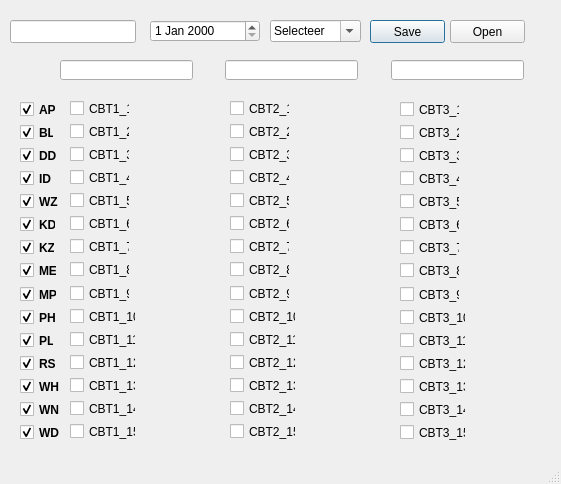
<?xml version="1.0" encoding="UTF-8"?>
<ui version="4.0">
 <author>Michel Zaal</author>
 <class>Dialog</class>
 <widget class="QDialog" name="Dialog">
  <property name="geometry">
   <rect>
    <x>0</x>
    <y>0</y>
    <width>561</width>
    <height>484</height>
   </rect>
  </property>
  <property name="focusPolicy">
   <enum>Qt::ClickFocus</enum>
  </property>
  <property name="contextMenuPolicy">
   <enum>Qt::NoContextMenu</enum>
  </property>
  <property name="windowTitle">
   <string>CheckIt</string>
  </property>
  <property name="windowIcon">
   <iconset>
    <normaloff>../../../Afbeeldingen/Icons/iconfinder_document_text_accept_103510.ico</normaloff>../../../Afbeeldingen/Icons/iconfinder_document_text_accept_103510.ico</iconset>
  </property>
  <property name="sizeGripEnabled">
   <bool>true</bool>
  </property>
  <widget class="QLineEdit" name="Checklist_Name">
   <property name="geometry">
    <rect>
     <x>10</x>
     <y>20</y>
     <width>126</width>
     <height>23</height>
    </rect>
   </property>
   <property name="mouseTracking">
    <bool>false</bool>
   </property>
  </widget>
  <widget class="QLineEdit" name="Type_1">
   <property name="geometry">
    <rect>
     <x>60</x>
     <y>60</y>
     <width>133</width>
     <height>20</height>
    </rect>
   </property>
   <property name="mouseTracking">
    <bool>false</bool>
   </property>
  </widget>
  <widget class="QLineEdit" name="Type_2">
   <property name="geometry">
    <rect>
     <x>225</x>
     <y>60</y>
     <width>133</width>
     <height>20</height>
    </rect>
   </property>
   <property name="mouseTracking">
    <bool>false</bool>
   </property>
  </widget>
  <widget class="QLineEdit" name="Type_3">
   <property name="geometry">
    <rect>
     <x>391</x>
     <y>60</y>
     <width>133</width>
     <height>20</height>
    </rect>
   </property>
   <property name="mouseTracking">
    <bool>false</bool>
   </property>
  </widget>
  <widget class="QCheckBox" name="AP">
   <property name="geometry">
    <rect>
     <x>20</x>
     <y>101</y>
     <width>36</width>
     <height>17</height>
    </rect>
   </property>
   <property name="font">
    <font>
     <weight>75</weight>
     <bold>true</bold>
    </font>
   </property>
   <property name="mouseTracking">
    <bool>false</bool>
   </property>
   <property name="text">
    <string>AP</string>
   </property>
   <property name="checked">
    <bool>true</bool>
   </property>
  </widget>
  <widget class="QCheckBox" name="CBT1_1">
   <property name="geometry">
    <rect>
     <x>70</x>
     <y>100</y>
     <width>60</width>
     <height>17</height>
    </rect>
   </property>
   <property name="font">
    <font>
     <underline>false</underline>
    </font>
   </property>
   <property name="mouseTracking">
    <bool>false</bool>
   </property>
   <property name="text">
    <string>CBT1_1</string>
   </property>
  </widget>
  <widget class="QCheckBox" name="checkBox_3">
   <property name="geometry">
    <rect>
     <x>400</x>
     <y>101</y>
     <width>60</width>
     <height>17</height>
    </rect>
   </property>
   <property name="mouseTracking">
    <bool>false</bool>
   </property>
   <property name="text">
    <string>CBT3_1</string>
   </property>
  </widget>
  <widget class="QCheckBox" name="checkBox_4">
   <property name="geometry">
    <rect>
     <x>230</x>
     <y>123</y>
     <width>60</width>
     <height>17</height>
    </rect>
   </property>
   <property name="mouseTracking">
    <bool>false</bool>
   </property>
   <property name="text">
    <string>CBT2_2</string>
   </property>
  </widget>
  <widget class="QCheckBox" name="BL">
   <property name="geometry">
    <rect>
     <x>20</x>
     <y>124</y>
     <width>34</width>
     <height>17</height>
    </rect>
   </property>
   <property name="font">
    <font>
     <weight>75</weight>
     <bold>true</bold>
    </font>
   </property>
   <property name="mouseTracking">
    <bool>false</bool>
   </property>
   <property name="text">
    <string>BL</string>
   </property>
   <property name="checked">
    <bool>true</bool>
   </property>
  </widget>
  <widget class="QCheckBox" name="checkBox_6">
   <property name="geometry">
    <rect>
     <x>400</x>
     <y>124</y>
     <width>60</width>
     <height>17</height>
    </rect>
   </property>
   <property name="mouseTracking">
    <bool>false</bool>
   </property>
   <property name="text">
    <string>CBT3_2</string>
   </property>
  </widget>
  <widget class="QCheckBox" name="checkBox_7">
   <property name="geometry">
    <rect>
     <x>230</x>
     <y>146</y>
     <width>60</width>
     <height>17</height>
    </rect>
   </property>
   <property name="mouseTracking">
    <bool>false</bool>
   </property>
   <property name="text">
    <string>CBT2_3</string>
   </property>
  </widget>
  <widget class="QCheckBox" name="checkBox_8">
   <property name="geometry">
    <rect>
     <x>20</x>
     <y>147</y>
     <width>37</width>
     <height>17</height>
    </rect>
   </property>
   <property name="font">
    <font>
     <weight>75</weight>
     <bold>true</bold>
    </font>
   </property>
   <property name="mouseTracking">
    <bool>false</bool>
   </property>
   <property name="text">
    <string>DD</string>
   </property>
   <property name="checked">
    <bool>true</bool>
   </property>
  </widget>
  <widget class="QCheckBox" name="checkBox_9">
   <property name="geometry">
    <rect>
     <x>400</x>
     <y>147</y>
     <width>60</width>
     <height>17</height>
    </rect>
   </property>
   <property name="mouseTracking">
    <bool>false</bool>
   </property>
   <property name="text">
    <string>CBT3_3</string>
   </property>
  </widget>
  <widget class="QCheckBox" name="CBT2_4">
   <property name="geometry">
    <rect>
     <x>230</x>
     <y>169</y>
     <width>60</width>
     <height>17</height>
    </rect>
   </property>
   <property name="mouseTracking">
    <bool>false</bool>
   </property>
   <property name="text">
    <string>CBT2_4</string>
   </property>
  </widget>
  <widget class="QCheckBox" name="ID">
   <property name="geometry">
    <rect>
     <x>20</x>
     <y>170</y>
     <width>34</width>
     <height>17</height>
    </rect>
   </property>
   <property name="font">
    <font>
     <weight>75</weight>
     <bold>true</bold>
    </font>
   </property>
   <property name="mouseTracking">
    <bool>false</bool>
   </property>
   <property name="text">
    <string>ID</string>
   </property>
   <property name="checked">
    <bool>true</bool>
   </property>
  </widget>
  <widget class="QCheckBox" name="CBT3_4">
   <property name="geometry">
    <rect>
     <x>400</x>
     <y>170</y>
     <width>60</width>
     <height>17</height>
    </rect>
   </property>
   <property name="mouseTracking">
    <bool>false</bool>
   </property>
   <property name="text">
    <string>CBT3_4</string>
   </property>
  </widget>
  <widget class="QCheckBox" name="checkBox_13">
   <property name="geometry">
    <rect>
     <x>230</x>
     <y>192</y>
     <width>60</width>
     <height>17</height>
    </rect>
   </property>
   <property name="mouseTracking">
    <bool>false</bool>
   </property>
   <property name="text">
    <string>CBT2_5</string>
   </property>
  </widget>
  <widget class="QCheckBox" name="WZ">
   <property name="geometry">
    <rect>
     <x>20</x>
     <y>193</y>
     <width>39</width>
     <height>17</height>
    </rect>
   </property>
   <property name="font">
    <font>
     <weight>75</weight>
     <bold>true</bold>
    </font>
   </property>
   <property name="mouseTracking">
    <bool>false</bool>
   </property>
   <property name="text">
    <string>WZ</string>
   </property>
   <property name="checked">
    <bool>true</bool>
   </property>
  </widget>
  <widget class="QCheckBox" name="checkBox_15">
   <property name="geometry">
    <rect>
     <x>400</x>
     <y>193</y>
     <width>60</width>
     <height>17</height>
    </rect>
   </property>
   <property name="mouseTracking">
    <bool>false</bool>
   </property>
   <property name="text">
    <string>CBT3_5</string>
   </property>
  </widget>
  <widget class="QCheckBox" name="checkBox_16">
   <property name="geometry">
    <rect>
     <x>230</x>
     <y>215</y>
     <width>60</width>
     <height>17</height>
    </rect>
   </property>
   <property name="mouseTracking">
    <bool>false</bool>
   </property>
   <property name="text">
    <string>CBT2_6</string>
   </property>
  </widget>
  <widget class="QCheckBox" name="KD">
   <property name="geometry">
    <rect>
     <x>20</x>
     <y>216</y>
     <width>36</width>
     <height>17</height>
    </rect>
   </property>
   <property name="font">
    <font>
     <weight>75</weight>
     <bold>true</bold>
    </font>
   </property>
   <property name="mouseTracking">
    <bool>false</bool>
   </property>
   <property name="text">
    <string>KD</string>
   </property>
   <property name="checked">
    <bool>true</bool>
   </property>
  </widget>
  <widget class="QCheckBox" name="checkBox_18">
   <property name="geometry">
    <rect>
     <x>400</x>
     <y>216</y>
     <width>60</width>
     <height>17</height>
    </rect>
   </property>
   <property name="mouseTracking">
    <bool>false</bool>
   </property>
   <property name="text">
    <string>CBT3_6</string>
   </property>
  </widget>
  <widget class="QCheckBox" name="checkBox_19">
   <property name="geometry">
    <rect>
     <x>230</x>
     <y>238</y>
     <width>60</width>
     <height>17</height>
    </rect>
   </property>
   <property name="mouseTracking">
    <bool>false</bool>
   </property>
   <property name="text">
    <string>CBT2_7</string>
   </property>
  </widget>
  <widget class="QCheckBox" name="KZ">
   <property name="geometry">
    <rect>
     <x>20</x>
     <y>239</y>
     <width>35</width>
     <height>17</height>
    </rect>
   </property>
   <property name="font">
    <font>
     <weight>75</weight>
     <bold>true</bold>
    </font>
   </property>
   <property name="mouseTracking">
    <bool>false</bool>
   </property>
   <property name="text">
    <string>KZ</string>
   </property>
   <property name="checked">
    <bool>true</bool>
   </property>
  </widget>
  <widget class="QCheckBox" name="checkBox_21">
   <property name="geometry">
    <rect>
     <x>400</x>
     <y>239</y>
     <width>60</width>
     <height>17</height>
    </rect>
   </property>
   <property name="mouseTracking">
    <bool>false</bool>
   </property>
   <property name="text">
    <string>CBT3_7</string>
   </property>
  </widget>
  <widget class="QCheckBox" name="checkBox_22">
   <property name="geometry">
    <rect>
     <x>230</x>
     <y>261</y>
     <width>60</width>
     <height>17</height>
    </rect>
   </property>
   <property name="mouseTracking">
    <bool>false</bool>
   </property>
   <property name="text">
    <string>CBT2_8</string>
   </property>
  </widget>
  <widget class="QCheckBox" name="ME">
   <property name="geometry">
    <rect>
     <x>20</x>
     <y>262</y>
     <width>37</width>
     <height>17</height>
    </rect>
   </property>
   <property name="font">
    <font>
     <weight>75</weight>
     <bold>true</bold>
    </font>
   </property>
   <property name="mouseTracking">
    <bool>false</bool>
   </property>
   <property name="text">
    <string>ME</string>
   </property>
   <property name="checked">
    <bool>true</bool>
   </property>
  </widget>
  <widget class="QCheckBox" name="checkBox_24">
   <property name="geometry">
    <rect>
     <x>400</x>
     <y>262</y>
     <width>60</width>
     <height>17</height>
    </rect>
   </property>
   <property name="mouseTracking">
    <bool>false</bool>
   </property>
   <property name="text">
    <string>CBT3_8</string>
   </property>
  </widget>
  <widget class="QCheckBox" name="checkBox_25">
   <property name="geometry">
    <rect>
     <x>230</x>
     <y>285</y>
     <width>60</width>
     <height>17</height>
    </rect>
   </property>
   <property name="mouseTracking">
    <bool>false</bool>
   </property>
   <property name="text">
    <string>CBT2_9</string>
   </property>
  </widget>
  <widget class="QCheckBox" name="MP">
   <property name="geometry">
    <rect>
     <x>20</x>
     <y>286</y>
     <width>37</width>
     <height>17</height>
    </rect>
   </property>
   <property name="font">
    <font>
     <weight>75</weight>
     <bold>true</bold>
    </font>
   </property>
   <property name="mouseTracking">
    <bool>false</bool>
   </property>
   <property name="text">
    <string>MP</string>
   </property>
   <property name="checked">
    <bool>true</bool>
   </property>
  </widget>
  <widget class="QCheckBox" name="checkBox_27">
   <property name="geometry">
    <rect>
     <x>400</x>
     <y>286</y>
     <width>60</width>
     <height>17</height>
    </rect>
   </property>
   <property name="mouseTracking">
    <bool>false</bool>
   </property>
   <property name="text">
    <string>CBT3_9</string>
   </property>
  </widget>
  <widget class="QCheckBox" name="checkBox_28">
   <property name="geometry">
    <rect>
     <x>230</x>
     <y>308</y>
     <width>66</width>
     <height>17</height>
    </rect>
   </property>
   <property name="mouseTracking">
    <bool>false</bool>
   </property>
   <property name="text">
    <string>CBT2_10</string>
   </property>
  </widget>
  <widget class="QCheckBox" name="PH">
   <property name="geometry">
    <rect>
     <x>20</x>
     <y>309</y>
     <width>36</width>
     <height>17</height>
    </rect>
   </property>
   <property name="font">
    <font>
     <weight>75</weight>
     <bold>true</bold>
    </font>
   </property>
   <property name="mouseTracking">
    <bool>false</bool>
   </property>
   <property name="text">
    <string>PH</string>
   </property>
   <property name="checked">
    <bool>true</bool>
   </property>
  </widget>
  <widget class="QCheckBox" name="checkBox_30">
   <property name="geometry">
    <rect>
     <x>400</x>
     <y>309</y>
     <width>66</width>
     <height>17</height>
    </rect>
   </property>
   <property name="mouseTracking">
    <bool>false</bool>
   </property>
   <property name="text">
    <string>CBT3_10</string>
   </property>
  </widget>
  <widget class="QCheckBox" name="checkBox_31">
   <property name="geometry">
    <rect>
     <x>230</x>
     <y>331</y>
     <width>66</width>
     <height>17</height>
    </rect>
   </property>
   <property name="mouseTracking">
    <bool>false</bool>
   </property>
   <property name="text">
    <string>CBT2_11</string>
   </property>
  </widget>
  <widget class="QCheckBox" name="PL">
   <property name="geometry">
    <rect>
     <x>20</x>
     <y>332</y>
     <width>34</width>
     <height>17</height>
    </rect>
   </property>
   <property name="font">
    <font>
     <weight>75</weight>
     <bold>true</bold>
    </font>
   </property>
   <property name="mouseTracking">
    <bool>false</bool>
   </property>
   <property name="text">
    <string>PL</string>
   </property>
   <property name="checked">
    <bool>true</bool>
   </property>
  </widget>
  <widget class="QCheckBox" name="checkBox_33">
   <property name="geometry">
    <rect>
     <x>400</x>
     <y>332</y>
     <width>66</width>
     <height>17</height>
    </rect>
   </property>
   <property name="mouseTracking">
    <bool>false</bool>
   </property>
   <property name="text">
    <string>CBT3_11</string>
   </property>
  </widget>
  <widget class="QCheckBox" name="checkBox_34">
   <property name="geometry">
    <rect>
     <x>230</x>
     <y>354</y>
     <width>66</width>
     <height>17</height>
    </rect>
   </property>
   <property name="mouseTracking">
    <bool>false</bool>
   </property>
   <property name="text">
    <string>CBT2_12</string>
   </property>
  </widget>
  <widget class="QCheckBox" name="RS">
   <property name="geometry">
    <rect>
     <x>20</x>
     <y>355</y>
     <width>36</width>
     <height>17</height>
    </rect>
   </property>
   <property name="font">
    <font>
     <weight>75</weight>
     <bold>true</bold>
    </font>
   </property>
   <property name="mouseTracking">
    <bool>false</bool>
   </property>
   <property name="text">
    <string>RS</string>
   </property>
   <property name="checked">
    <bool>true</bool>
   </property>
  </widget>
  <widget class="QCheckBox" name="checkBox_36">
   <property name="geometry">
    <rect>
     <x>400</x>
     <y>355</y>
     <width>66</width>
     <height>17</height>
    </rect>
   </property>
   <property name="mouseTracking">
    <bool>false</bool>
   </property>
   <property name="text">
    <string>CBT3_12</string>
   </property>
  </widget>
  <widget class="QCheckBox" name="checkBox_37">
   <property name="geometry">
    <rect>
     <x>230</x>
     <y>377</y>
     <width>66</width>
     <height>17</height>
    </rect>
   </property>
   <property name="mouseTracking">
    <bool>false</bool>
   </property>
   <property name="text">
    <string>CBT2_13</string>
   </property>
  </widget>
  <widget class="QCheckBox" name="WH">
   <property name="geometry">
    <rect>
     <x>20</x>
     <y>378</y>
     <width>40</width>
     <height>17</height>
    </rect>
   </property>
   <property name="font">
    <font>
     <weight>75</weight>
     <bold>true</bold>
    </font>
   </property>
   <property name="mouseTracking">
    <bool>false</bool>
   </property>
   <property name="text">
    <string>WH</string>
   </property>
   <property name="checked">
    <bool>true</bool>
   </property>
  </widget>
  <widget class="QCheckBox" name="checkBox_39">
   <property name="geometry">
    <rect>
     <x>400</x>
     <y>378</y>
     <width>66</width>
     <height>17</height>
    </rect>
   </property>
   <property name="mouseTracking">
    <bool>false</bool>
   </property>
   <property name="text">
    <string>CBT3_13</string>
   </property>
  </widget>
  <widget class="QCheckBox" name="checkBox_40">
   <property name="geometry">
    <rect>
     <x>230</x>
     <y>400</y>
     <width>66</width>
     <height>17</height>
    </rect>
   </property>
   <property name="mouseTracking">
    <bool>false</bool>
   </property>
   <property name="text">
    <string>CBT2_14</string>
   </property>
  </widget>
  <widget class="QCheckBox" name="WN">
   <property name="geometry">
    <rect>
     <x>20</x>
     <y>401</y>
     <width>40</width>
     <height>17</height>
    </rect>
   </property>
   <property name="font">
    <font>
     <weight>75</weight>
     <bold>true</bold>
    </font>
   </property>
   <property name="mouseTracking">
    <bool>false</bool>
   </property>
   <property name="text">
    <string>WN</string>
   </property>
   <property name="checked">
    <bool>true</bool>
   </property>
  </widget>
  <widget class="QCheckBox" name="checkBox_42">
   <property name="geometry">
    <rect>
     <x>400</x>
     <y>401</y>
     <width>66</width>
     <height>17</height>
    </rect>
   </property>
   <property name="mouseTracking">
    <bool>false</bool>
   </property>
   <property name="text">
    <string>CBT3_14</string>
   </property>
  </widget>
  <widget class="QCheckBox" name="checkBox_43">
   <property name="geometry">
    <rect>
     <x>230</x>
     <y>423</y>
     <width>66</width>
     <height>17</height>
    </rect>
   </property>
   <property name="mouseTracking">
    <bool>false</bool>
   </property>
   <property name="text">
    <string>CBT2_15</string>
   </property>
  </widget>
  <widget class="QCheckBox" name="WD">
   <property name="geometry">
    <rect>
     <x>20</x>
     <y>424</y>
     <width>40</width>
     <height>17</height>
    </rect>
   </property>
   <property name="font">
    <font>
     <weight>75</weight>
     <bold>true</bold>
    </font>
   </property>
   <property name="mouseTracking">
    <bool>false</bool>
   </property>
   <property name="text">
    <string>WD</string>
   </property>
   <property name="checked">
    <bool>true</bool>
   </property>
  </widget>
  <widget class="QCheckBox" name="checkBox_45">
   <property name="geometry">
    <rect>
     <x>400</x>
     <y>424</y>
     <width>66</width>
     <height>17</height>
    </rect>
   </property>
   <property name="mouseTracking">
    <bool>false</bool>
   </property>
   <property name="text">
    <string>CBT3_15</string>
   </property>
  </widget>
  <widget class="QCheckBox" name="checkBox_46">
   <property name="geometry">
    <rect>
     <x>70</x>
     <y>377</y>
     <width>66</width>
     <height>17</height>
    </rect>
   </property>
   <property name="mouseTracking">
    <bool>false</bool>
   </property>
   <property name="text">
    <string>CBT1_13</string>
   </property>
  </widget>
  <widget class="QCheckBox" name="checkBox_47">
   <property name="geometry">
    <rect>
     <x>70</x>
     <y>238</y>
     <width>60</width>
     <height>17</height>
    </rect>
   </property>
   <property name="mouseTracking">
    <bool>false</bool>
   </property>
   <property name="text">
    <string>CBT1_7</string>
   </property>
  </widget>
  <widget class="QCheckBox" name="checkBox_48">
   <property name="geometry">
    <rect>
     <x>70</x>
     <y>123</y>
     <width>60</width>
     <height>17</height>
    </rect>
   </property>
   <property name="mouseTracking">
    <bool>false</bool>
   </property>
   <property name="text">
    <string>CBT1_2</string>
   </property>
  </widget>
  <widget class="QCheckBox" name="checkBox_49">
   <property name="geometry">
    <rect>
     <x>70</x>
     <y>285</y>
     <width>60</width>
     <height>17</height>
    </rect>
   </property>
   <property name="mouseTracking">
    <bool>false</bool>
   </property>
   <property name="text">
    <string>CBT1_9</string>
   </property>
  </widget>
  <widget class="QCheckBox" name="checkBox_50">
   <property name="geometry">
    <rect>
     <x>70</x>
     <y>261</y>
     <width>60</width>
     <height>17</height>
    </rect>
   </property>
   <property name="mouseTracking">
    <bool>false</bool>
   </property>
   <property name="text">
    <string>CBT1_8</string>
   </property>
  </widget>
  <widget class="QCheckBox" name="checkBox_51">
   <property name="geometry">
    <rect>
     <x>70</x>
     <y>146</y>
     <width>60</width>
     <height>17</height>
    </rect>
   </property>
   <property name="mouseTracking">
    <bool>false</bool>
   </property>
   <property name="text">
    <string>CBT1_3</string>
   </property>
  </widget>
  <widget class="QCheckBox" name="checkBox_52">
   <property name="geometry">
    <rect>
     <x>70</x>
     <y>354</y>
     <width>66</width>
     <height>17</height>
    </rect>
   </property>
   <property name="mouseTracking">
    <bool>false</bool>
   </property>
   <property name="text">
    <string>CBT1_12</string>
   </property>
  </widget>
  <widget class="QCheckBox" name="checkBox_53">
   <property name="geometry">
    <rect>
     <x>70</x>
     <y>215</y>
     <width>60</width>
     <height>17</height>
    </rect>
   </property>
   <property name="mouseTracking">
    <bool>false</bool>
   </property>
   <property name="text">
    <string>CBT1_6</string>
   </property>
  </widget>
  <widget class="QCheckBox" name="checkBox_54">
   <property name="geometry">
    <rect>
     <x>70</x>
     <y>423</y>
     <width>66</width>
     <height>17</height>
    </rect>
   </property>
   <property name="mouseTracking">
    <bool>false</bool>
   </property>
   <property name="text">
    <string>CBT1_15</string>
   </property>
  </widget>
  <widget class="QCheckBox" name="checkBox_55">
   <property name="geometry">
    <rect>
     <x>230</x>
     <y>100</y>
     <width>60</width>
     <height>17</height>
    </rect>
   </property>
   <property name="mouseTracking">
    <bool>false</bool>
   </property>
   <property name="text">
    <string>CBT2_1</string>
   </property>
  </widget>
  <widget class="QCheckBox" name="checkBox_56">
   <property name="geometry">
    <rect>
     <x>70</x>
     <y>400</y>
     <width>66</width>
     <height>17</height>
    </rect>
   </property>
   <property name="mouseTracking">
    <bool>false</bool>
   </property>
   <property name="text">
    <string>CBT1_14</string>
   </property>
  </widget>
  <widget class="QCheckBox" name="checkBox_57">
   <property name="geometry">
    <rect>
     <x>70</x>
     <y>192</y>
     <width>60</width>
     <height>17</height>
    </rect>
   </property>
   <property name="mouseTracking">
    <bool>false</bool>
   </property>
   <property name="text">
    <string>CBT1_5</string>
   </property>
  </widget>
  <widget class="QCheckBox" name="checkBox_58">
   <property name="geometry">
    <rect>
     <x>70</x>
     <y>308</y>
     <width>66</width>
     <height>17</height>
    </rect>
   </property>
   <property name="mouseTracking">
    <bool>false</bool>
   </property>
   <property name="text">
    <string>CBT1_10</string>
   </property>
  </widget>
  <widget class="QCheckBox" name="checkBox_59">
   <property name="geometry">
    <rect>
     <x>70</x>
     <y>169</y>
     <width>60</width>
     <height>17</height>
    </rect>
   </property>
   <property name="mouseTracking">
    <bool>false</bool>
   </property>
   <property name="text">
    <string>CBT1_4</string>
   </property>
  </widget>
  <widget class="QCheckBox" name="checkBox_60">
   <property name="geometry">
    <rect>
     <x>70</x>
     <y>331</y>
     <width>66</width>
     <height>17</height>
    </rect>
   </property>
   <property name="mouseTracking">
    <bool>false</bool>
   </property>
   <property name="text">
    <string>CBT1_11</string>
   </property>
  </widget>
  <widget class="QPushButton" name="Save">
   <property name="geometry">
    <rect>
     <x>370</x>
     <y>20</y>
     <width>75</width>
     <height>23</height>
    </rect>
   </property>
   <property name="text">
    <string>Save</string>
   </property>
  </widget>
  <widget class="QPushButton" name="Open">
   <property name="geometry">
    <rect>
     <x>450</x>
     <y>20</y>
     <width>75</width>
     <height>23</height>
    </rect>
   </property>
   <property name="text">
    <string>Open</string>
   </property>
  </widget>
  <widget class="QDateEdit" name="dateEdit">
   <property name="geometry">
    <rect>
     <x>150</x>
     <y>20</y>
     <width>110</width>
     <height>22</height>
    </rect>
   </property>
  </widget>
  <widget class="QComboBox" name="comboBox">
   <property name="geometry">
    <rect>
     <x>270</x>
     <y>20</y>
     <width>91</width>
     <height>22</height>
    </rect>
   </property>
   <property name="editable">
    <bool>true</bool>
   </property>
   <property name="currentText">
    <string>Selecteer</string>
   </property>
   <property name="maxCount">
    <number>999999</number>
   </property>
  </widget>
 </widget>
 <tabstops>
  <tabstop>Checklist_Name</tabstop>
  <tabstop>dateEdit</tabstop>
  <tabstop>comboBox</tabstop>
  <tabstop>Save</tabstop>
  <tabstop>Open</tabstop>
  <tabstop>Type_1</tabstop>
  <tabstop>Type_2</tabstop>
  <tabstop>Type_3</tabstop>
  <tabstop>AP</tabstop>
  <tabstop>BL</tabstop>
  <tabstop>checkBox_8</tabstop>
  <tabstop>ID</tabstop>
  <tabstop>WZ</tabstop>
  <tabstop>KD</tabstop>
  <tabstop>KZ</tabstop>
  <tabstop>ME</tabstop>
  <tabstop>MP</tabstop>
  <tabstop>PH</tabstop>
  <tabstop>PL</tabstop>
  <tabstop>RS</tabstop>
  <tabstop>WH</tabstop>
  <tabstop>WN</tabstop>
  <tabstop>WD</tabstop>
  <tabstop>CBT1_1</tabstop>
  <tabstop>checkBox_55</tabstop>
  <tabstop>checkBox_3</tabstop>
  <tabstop>checkBox_48</tabstop>
  <tabstop>checkBox_4</tabstop>
  <tabstop>checkBox_6</tabstop>
  <tabstop>checkBox_51</tabstop>
  <tabstop>checkBox_7</tabstop>
  <tabstop>checkBox_9</tabstop>
  <tabstop>checkBox_59</tabstop>
  <tabstop>CBT2_4</tabstop>
  <tabstop>CBT3_4</tabstop>
  <tabstop>checkBox_57</tabstop>
  <tabstop>checkBox_13</tabstop>
  <tabstop>checkBox_15</tabstop>
  <tabstop>checkBox_53</tabstop>
  <tabstop>checkBox_16</tabstop>
  <tabstop>checkBox_18</tabstop>
  <tabstop>checkBox_47</tabstop>
  <tabstop>checkBox_19</tabstop>
  <tabstop>checkBox_21</tabstop>
  <tabstop>checkBox_50</tabstop>
  <tabstop>checkBox_22</tabstop>
  <tabstop>checkBox_24</tabstop>
  <tabstop>checkBox_49</tabstop>
  <tabstop>checkBox_25</tabstop>
  <tabstop>checkBox_27</tabstop>
  <tabstop>checkBox_58</tabstop>
  <tabstop>checkBox_28</tabstop>
  <tabstop>checkBox_30</tabstop>
  <tabstop>checkBox_60</tabstop>
  <tabstop>checkBox_31</tabstop>
  <tabstop>checkBox_33</tabstop>
  <tabstop>checkBox_52</tabstop>
  <tabstop>checkBox_34</tabstop>
  <tabstop>checkBox_36</tabstop>
  <tabstop>checkBox_46</tabstop>
  <tabstop>checkBox_37</tabstop>
  <tabstop>checkBox_39</tabstop>
  <tabstop>checkBox_56</tabstop>
  <tabstop>checkBox_40</tabstop>
  <tabstop>checkBox_42</tabstop>
  <tabstop>checkBox_54</tabstop>
  <tabstop>checkBox_43</tabstop>
  <tabstop>checkBox_45</tabstop>
 </tabstops>
 <resources/>
 <connections/>
 <designerdata>
  <property name="gridDeltaX">
   <number>10</number>
  </property>
  <property name="gridDeltaY">
   <number>10</number>
  </property>
  <property name="gridSnapX">
   <bool>true</bool>
  </property>
  <property name="gridSnapY">
   <bool>true</bool>
  </property>
  <property name="gridVisible">
   <bool>true</bool>
  </property>
 </designerdata>
</ui>
